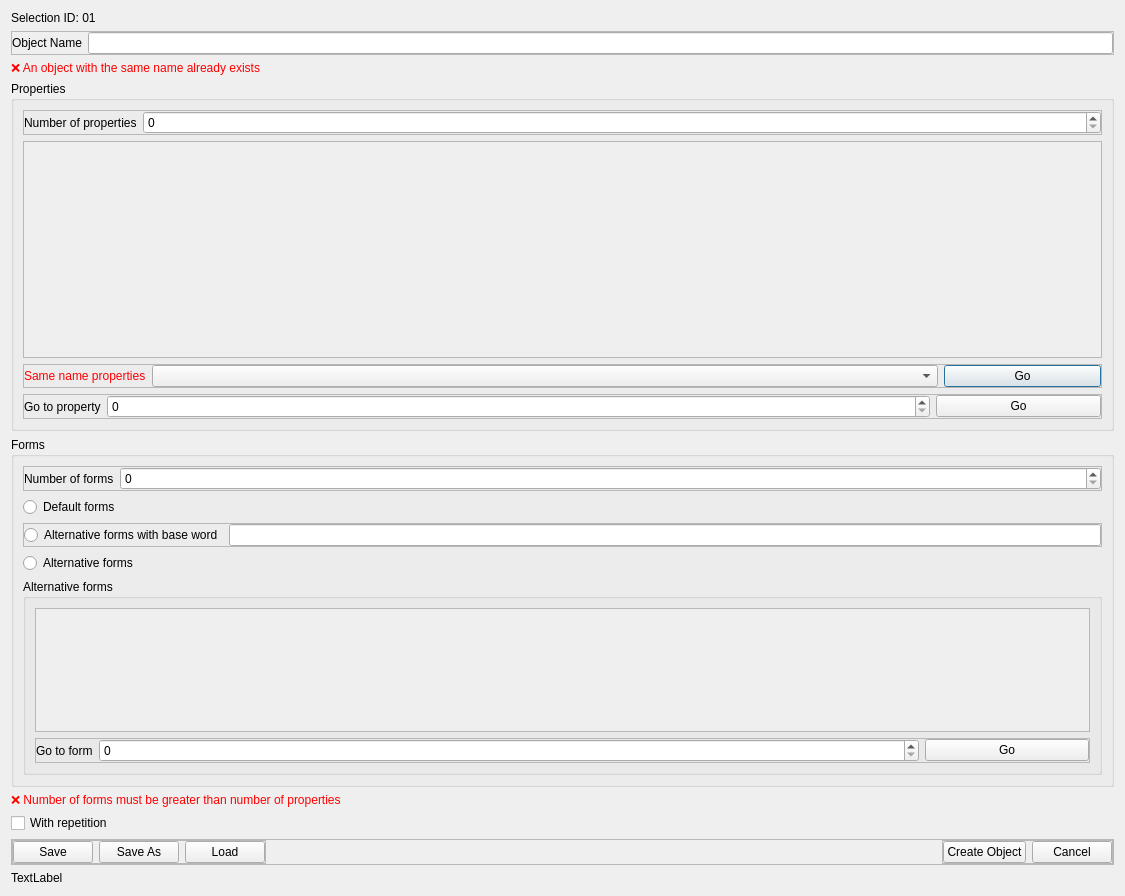
<?xml version="1.0" encoding="UTF-8"?>
<ui version="4.0">
 <class>Dialog</class>
 <widget class="QDialog" name="Dialog">
  <property name="geometry">
   <rect>
    <x>0</x>
    <y>0</y>
    <width>1125</width>
    <height>896</height>
   </rect>
  </property>
  <property name="windowTitle">
   <string>Dialog</string>
  </property>
  <layout class="QVBoxLayout" name="verticalLayout">
   <item>
    <widget class="QLabel" name="label">
     <property name="sizePolicy">
      <sizepolicy hsizetype="Expanding" vsizetype="Fixed">
       <horstretch>0</horstretch>
       <verstretch>0</verstretch>
      </sizepolicy>
     </property>
     <property name="text">
      <string>Selection ID: 01</string>
     </property>
    </widget>
   </item>
   <item>
    <widget class="QFrame" name="frame">
     <property name="sizePolicy">
      <sizepolicy hsizetype="Expanding" vsizetype="Fixed">
       <horstretch>0</horstretch>
       <verstretch>0</verstretch>
      </sizepolicy>
     </property>
     <property name="frameShape">
      <enum>QFrame::Shape::StyledPanel</enum>
     </property>
     <property name="frameShadow">
      <enum>QFrame::Shadow::Raised</enum>
     </property>
     <layout class="QHBoxLayout" name="horizontalLayout">
      <property name="leftMargin">
       <number>0</number>
      </property>
      <property name="topMargin">
       <number>0</number>
      </property>
      <property name="rightMargin">
       <number>0</number>
      </property>
      <property name="bottomMargin">
       <number>0</number>
      </property>
      <item>
       <widget class="QLabel" name="label_2">
        <property name="text">
         <string>Object Name</string>
        </property>
       </widget>
      </item>
      <item>
       <widget class="QLineEdit" name="lineEdit"/>
      </item>
     </layout>
    </widget>
   </item>
   <item>
    <widget class="QLabel" name="label_7">
     <property name="sizePolicy">
      <sizepolicy hsizetype="Expanding" vsizetype="Fixed">
       <horstretch>0</horstretch>
       <verstretch>0</verstretch>
      </sizepolicy>
     </property>
     <property name="styleSheet">
      <string notr="true">color: red;</string>
     </property>
     <property name="text">
      <string>❌ An object with the same name already exists</string>
     </property>
    </widget>
   </item>
   <item>
    <widget class="QGroupBox" name="groupBox">
     <property name="sizePolicy">
      <sizepolicy hsizetype="Expanding" vsizetype="Expanding">
       <horstretch>0</horstretch>
       <verstretch>0</verstretch>
      </sizepolicy>
     </property>
     <property name="title">
      <string>Properties</string>
     </property>
     <layout class="QVBoxLayout" name="verticalLayout_2">
      <item>
       <widget class="QFrame" name="frame_2">
        <property name="sizePolicy">
         <sizepolicy hsizetype="Expanding" vsizetype="Fixed">
          <horstretch>0</horstretch>
          <verstretch>0</verstretch>
         </sizepolicy>
        </property>
        <property name="frameShape">
         <enum>QFrame::Shape::StyledPanel</enum>
        </property>
        <property name="frameShadow">
         <enum>QFrame::Shadow::Raised</enum>
        </property>
        <layout class="QHBoxLayout" name="horizontalLayout_2" stretch="0,7">
         <property name="leftMargin">
          <number>0</number>
         </property>
         <property name="topMargin">
          <number>0</number>
         </property>
         <property name="rightMargin">
          <number>0</number>
         </property>
         <property name="bottomMargin">
          <number>0</number>
         </property>
         <item>
          <widget class="QLabel" name="label_3">
           <property name="text">
            <string>Number of properties</string>
           </property>
          </widget>
         </item>
         <item>
          <widget class="QSpinBox" name="spinBox_2"/>
         </item>
        </layout>
       </widget>
      </item>
      <item>
       <widget class="QScrollArea" name="scrollArea_2">
        <property name="widgetResizable">
         <bool>true</bool>
        </property>
        <widget class="QWidget" name="scrollAreaWidgetContents_2">
         <property name="geometry">
          <rect>
           <x>0</x>
           <y>0</y>
           <width>1085</width>
           <height>215</height>
          </rect>
         </property>
         <layout class="QVBoxLayout" name="verticalLayout_3"/>
        </widget>
       </widget>
      </item>
      <item>
       <widget class="QFrame" name="frame_10">
        <property name="sizePolicy">
         <sizepolicy hsizetype="Expanding" vsizetype="Preferred">
          <horstretch>0</horstretch>
          <verstretch>0</verstretch>
         </sizepolicy>
        </property>
        <property name="frameShape">
         <enum>QFrame::Shape::StyledPanel</enum>
        </property>
        <property name="frameShadow">
         <enum>QFrame::Shadow::Raised</enum>
        </property>
        <layout class="QHBoxLayout" name="horizontalLayout_10" stretch="0,5,1">
         <property name="leftMargin">
          <number>0</number>
         </property>
         <property name="topMargin">
          <number>0</number>
         </property>
         <property name="rightMargin">
          <number>0</number>
         </property>
         <property name="bottomMargin">
          <number>0</number>
         </property>
         <item>
          <widget class="QLabel" name="label_10">
           <property name="styleSheet">
            <string notr="true">color: red
</string>
           </property>
           <property name="text">
            <string>Same name properties</string>
           </property>
          </widget>
         </item>
         <item>
          <widget class="QComboBox" name="comboBox"/>
         </item>
         <item>
          <widget class="QPushButton" name="pushButton_8">
           <property name="text">
            <string>Go</string>
           </property>
          </widget>
         </item>
        </layout>
       </widget>
      </item>
      <item>
       <widget class="QFrame" name="frame_3">
        <property name="sizePolicy">
         <sizepolicy hsizetype="Expanding" vsizetype="Fixed">
          <horstretch>0</horstretch>
          <verstretch>0</verstretch>
         </sizepolicy>
        </property>
        <property name="frameShape">
         <enum>QFrame::Shape::StyledPanel</enum>
        </property>
        <property name="frameShadow">
         <enum>QFrame::Shadow::Raised</enum>
        </property>
        <layout class="QHBoxLayout" name="horizontalLayout_3" stretch="0,5,1">
         <property name="leftMargin">
          <number>0</number>
         </property>
         <property name="topMargin">
          <number>0</number>
         </property>
         <property name="rightMargin">
          <number>0</number>
         </property>
         <property name="bottomMargin">
          <number>0</number>
         </property>
         <item>
          <widget class="QLabel" name="label_4">
           <property name="text">
            <string>Go to property</string>
           </property>
          </widget>
         </item>
         <item>
          <widget class="QSpinBox" name="spinBox"/>
         </item>
         <item>
          <widget class="QPushButton" name="pushButton">
           <property name="text">
            <string>Go</string>
           </property>
          </widget>
         </item>
        </layout>
       </widget>
      </item>
     </layout>
    </widget>
   </item>
   <item>
    <widget class="QGroupBox" name="groupBox_2">
     <property name="sizePolicy">
      <sizepolicy hsizetype="Expanding" vsizetype="Expanding">
       <horstretch>0</horstretch>
       <verstretch>0</verstretch>
      </sizepolicy>
     </property>
     <property name="title">
      <string>Forms</string>
     </property>
     <layout class="QVBoxLayout" name="verticalLayout_4">
      <item>
       <widget class="QFrame" name="frame_4">
        <property name="sizePolicy">
         <sizepolicy hsizetype="Expanding" vsizetype="Fixed">
          <horstretch>0</horstretch>
          <verstretch>0</verstretch>
         </sizepolicy>
        </property>
        <property name="frameShape">
         <enum>QFrame::Shape::StyledPanel</enum>
        </property>
        <property name="frameShadow">
         <enum>QFrame::Shadow::Raised</enum>
        </property>
        <layout class="QHBoxLayout" name="horizontalLayout_4" stretch="0,7">
         <property name="leftMargin">
          <number>0</number>
         </property>
         <property name="topMargin">
          <number>0</number>
         </property>
         <property name="rightMargin">
          <number>0</number>
         </property>
         <property name="bottomMargin">
          <number>0</number>
         </property>
         <item>
          <widget class="QLabel" name="label_5">
           <property name="text">
            <string>Number of forms</string>
           </property>
          </widget>
         </item>
         <item>
          <widget class="QSpinBox" name="spinBox_3"/>
         </item>
        </layout>
       </widget>
      </item>
      <item>
       <widget class="QRadioButton" name="radioButton">
        <property name="text">
         <string>Default forms</string>
        </property>
       </widget>
      </item>
      <item>
       <widget class="QFrame" name="frame_9">
        <property name="sizePolicy">
         <sizepolicy hsizetype="Expanding" vsizetype="Fixed">
          <horstretch>0</horstretch>
          <verstretch>0</verstretch>
         </sizepolicy>
        </property>
        <property name="frameShape">
         <enum>QFrame::Shape::StyledPanel</enum>
        </property>
        <property name="frameShadow">
         <enum>QFrame::Shadow::Raised</enum>
        </property>
        <layout class="QHBoxLayout" name="horizontalLayout_9">
         <property name="leftMargin">
          <number>0</number>
         </property>
         <property name="topMargin">
          <number>0</number>
         </property>
         <property name="rightMargin">
          <number>0</number>
         </property>
         <property name="bottomMargin">
          <number>0</number>
         </property>
         <item>
          <widget class="QRadioButton" name="radioButton_2">
           <property name="text">
            <string>Alternative forms with base word</string>
           </property>
          </widget>
         </item>
         <item>
          <widget class="QLineEdit" name="lineEdit_2"/>
         </item>
        </layout>
       </widget>
      </item>
      <item>
       <widget class="QRadioButton" name="radioButton_3">
        <property name="text">
         <string>Alternative forms</string>
        </property>
       </widget>
      </item>
      <item>
       <widget class="QGroupBox" name="groupBox_3">
        <property name="sizePolicy">
         <sizepolicy hsizetype="Expanding" vsizetype="Expanding">
          <horstretch>0</horstretch>
          <verstretch>0</verstretch>
         </sizepolicy>
        </property>
        <property name="title">
         <string>Alternative forms</string>
        </property>
        <layout class="QVBoxLayout" name="verticalLayout_5">
         <item>
          <widget class="QScrollArea" name="scrollArea">
           <property name="widgetResizable">
            <bool>true</bool>
           </property>
           <widget class="QWidget" name="scrollAreaWidgetContents">
            <property name="geometry">
             <rect>
              <x>0</x>
              <y>0</y>
              <width>1065</width>
              <height>129</height>
             </rect>
            </property>
            <layout class="QVBoxLayout" name="verticalLayout_8"/>
           </widget>
          </widget>
         </item>
         <item>
          <widget class="QFrame" name="frame_5">
           <property name="sizePolicy">
            <sizepolicy hsizetype="Expanding" vsizetype="Fixed">
             <horstretch>0</horstretch>
             <verstretch>0</verstretch>
            </sizepolicy>
           </property>
           <property name="frameShape">
            <enum>QFrame::Shape::StyledPanel</enum>
           </property>
           <property name="frameShadow">
            <enum>QFrame::Shadow::Raised</enum>
           </property>
           <layout class="QHBoxLayout" name="horizontalLayout_5" stretch="0,5,1">
            <property name="leftMargin">
             <number>0</number>
            </property>
            <property name="topMargin">
             <number>0</number>
            </property>
            <property name="rightMargin">
             <number>0</number>
            </property>
            <property name="bottomMargin">
             <number>0</number>
            </property>
            <item>
             <widget class="QLabel" name="label_6">
              <property name="text">
               <string>Go to form</string>
              </property>
             </widget>
            </item>
            <item>
             <widget class="QSpinBox" name="spinBox_4"/>
            </item>
            <item>
             <widget class="QPushButton" name="pushButton_2">
              <property name="text">
               <string>Go</string>
              </property>
             </widget>
            </item>
           </layout>
          </widget>
         </item>
        </layout>
       </widget>
      </item>
     </layout>
    </widget>
   </item>
   <item>
    <widget class="QLabel" name="label_8">
     <property name="styleSheet">
      <string notr="true">color: red
</string>
     </property>
     <property name="text">
      <string>❌ Number of forms must be greater than number of properties</string>
     </property>
    </widget>
   </item>
   <item>
    <widget class="QCheckBox" name="checkBox">
     <property name="text">
      <string>With repetition</string>
     </property>
    </widget>
   </item>
   <item alignment="Qt::AlignmentFlag::AlignBottom">
    <widget class="QFrame" name="frame_6">
     <property name="sizePolicy">
      <sizepolicy hsizetype="Expanding" vsizetype="Fixed">
       <horstretch>0</horstretch>
       <verstretch>0</verstretch>
      </sizepolicy>
     </property>
     <property name="frameShape">
      <enum>QFrame::Shape::StyledPanel</enum>
     </property>
     <property name="frameShadow">
      <enum>QFrame::Shadow::Raised</enum>
     </property>
     <layout class="QHBoxLayout" name="horizontalLayout_6">
      <property name="leftMargin">
       <number>0</number>
      </property>
      <property name="topMargin">
       <number>0</number>
      </property>
      <property name="rightMargin">
       <number>0</number>
      </property>
      <property name="bottomMargin">
       <number>0</number>
      </property>
      <item alignment="Qt::AlignmentFlag::AlignLeft|Qt::AlignmentFlag::AlignBottom">
       <widget class="QFrame" name="frame_7">
        <property name="sizePolicy">
         <sizepolicy hsizetype="Expanding" vsizetype="Fixed">
          <horstretch>0</horstretch>
          <verstretch>0</verstretch>
         </sizepolicy>
        </property>
        <property name="frameShape">
         <enum>QFrame::Shape::StyledPanel</enum>
        </property>
        <property name="frameShadow">
         <enum>QFrame::Shadow::Raised</enum>
        </property>
        <layout class="QHBoxLayout" name="horizontalLayout_7">
         <property name="leftMargin">
          <number>0</number>
         </property>
         <property name="topMargin">
          <number>0</number>
         </property>
         <property name="rightMargin">
          <number>0</number>
         </property>
         <property name="bottomMargin">
          <number>0</number>
         </property>
         <item>
          <widget class="QPushButton" name="pushButton_3">
           <property name="text">
            <string>Save</string>
           </property>
          </widget>
         </item>
         <item>
          <widget class="QPushButton" name="pushButton_4">
           <property name="text">
            <string>Save As</string>
           </property>
          </widget>
         </item>
         <item>
          <widget class="QPushButton" name="pushButton_5">
           <property name="text">
            <string>Load</string>
           </property>
          </widget>
         </item>
        </layout>
       </widget>
      </item>
      <item alignment="Qt::AlignmentFlag::AlignRight|Qt::AlignmentFlag::AlignBottom">
       <widget class="QFrame" name="frame_8">
        <property name="sizePolicy">
         <sizepolicy hsizetype="Expanding" vsizetype="Fixed">
          <horstretch>0</horstretch>
          <verstretch>0</verstretch>
         </sizepolicy>
        </property>
        <property name="frameShape">
         <enum>QFrame::Shape::StyledPanel</enum>
        </property>
        <property name="frameShadow">
         <enum>QFrame::Shadow::Raised</enum>
        </property>
        <layout class="QHBoxLayout" name="horizontalLayout_8">
         <property name="leftMargin">
          <number>0</number>
         </property>
         <property name="topMargin">
          <number>0</number>
         </property>
         <property name="rightMargin">
          <number>0</number>
         </property>
         <property name="bottomMargin">
          <number>0</number>
         </property>
         <item>
          <widget class="QPushButton" name="pushButton_6">
           <property name="text">
            <string>Create Object</string>
           </property>
          </widget>
         </item>
         <item>
          <widget class="QPushButton" name="pushButton_7">
           <property name="text">
            <string>Cancel</string>
           </property>
          </widget>
         </item>
        </layout>
       </widget>
      </item>
     </layout>
    </widget>
   </item>
   <item>
    <widget class="QLabel" name="label_9">
     <property name="text">
      <string>TextLabel</string>
     </property>
    </widget>
   </item>
  </layout>
 </widget>
 <resources/>
 <connections/>
</ui>
